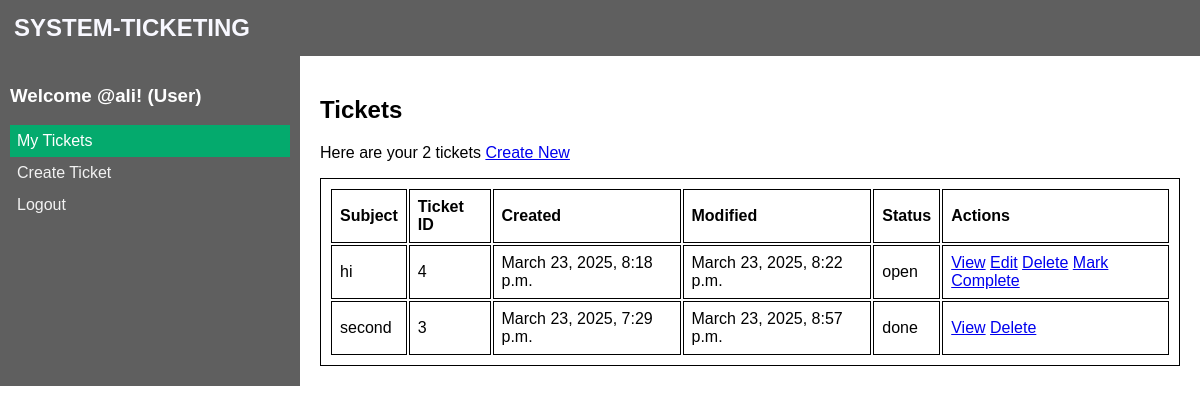
Screenshot of / (signed in) with the database file from the repository.
### tickets/models.py (models this page shows, shortened)
class Ticket(models.Model):
    STATUS = ('open', 'Open'), ('complete', 'Complete'), ('done', 'Done'), ('abandoned', 'Abandoned')
    ticketId    = models.AutoField(primary_key=True)
    subject     = models.CharField(max_length=200)
    description = models.TextField(null=True, blank=True)
    file        = models.FileField(upload_to='uploads/', null=True, blank=True)
    status      = models.CharField(max_length=50, default='Open', choices=STATUS)
    createdAt   = models.DateTimeField(auto_now_add=True)
    updatedAt   = models.DateTimeField(auto_now=True)
    user        = models.ForeignKey('auth.User', null=False, on_delete=models.CASCADE)
    comment     = models.TextField(null=True, blank=True)
    class Meta:
        ordering = ['-createdAt', '-updatedAt']

### tickets/views.py (the view)
# urls.py: 2. Add a URL to urlpatterns:  path('', views.home, name='home')
def home(request):
    user = request.user
    if user.is_authenticated:
        if user.is_superuser:
            tickets = Ticket.objects.all()
            tickets_count = tickets.count()
        else:
            tickets = user.ticket_set.all()
            tickets_count = tickets.count()
    else:
        tickets = ()
        tickets_count = 0
    context = {'user': user,
               'tickets': tickets,
               'tickets_count': tickets_count
               }
    return render(request, 'tickets/home.html', context)

### tickets/templates/tickets/home.html
{% extends 'main.html' %}
{% block content %}
<div class="home-container">
    <div class="sidebar">
        {% if user.is_authenticated %}
            <h3>Welcome @{{ user.username }}!
            {% if user.is_superuser %}
                (Administrator)
            {% else %}
                (User)
            {% endif %}
            </h3>
        {% endif %}
        <a href="/tickets" class="active">My Tickets</a>
        <a href="/craete_tickets">Create Ticket</a>
        {% if user.is_authenticated %}
        <a href="/logout" >Logout</a>
        {% endif %}
    </div>
    {% if user.is_authenticated %}
    <div class="content">
        <h2>Tickets</h2>
        <p>
            Here are your {{ tickets_count }} tickets
            <a href="/craete_tickets">Create New</a>
        </p>
        {% if user.is_superuser %}:
        <table>
            <tr>
                <th>User</th>
                <th>Subject</th>
                <th>Ticket ID</th>
                <th>Created</th>
                <th>Modified</th>
                <th>Status</th>
                <th>Actions</th>
            </tr>
            {% for ticket in tickets %}
                <tr>
                    <td>{{ ticket.user }}</td>
                    <td>{{ ticket.subject }}</td>
                    <td>{{ ticket.ticketId }}</td>
                    <td>{{ ticket.createdAt }}</td>
                    <td>{{ ticket.updatedAt }}</td>
                    <td>{{ ticket.status }}</td>
                    <td>
                        {% if ticket.status == 'open' %}
                            <a href="{% url 'view_ticket' ticket.ticketId %}">View</a>
                            <a href="{% url 'edit_ticket' ticket.ticketId %}">Edit</a>
                            <a href="{% url 'delete_ticket' ticket.ticketId %}">Delete</a>
                            <a href="{% url 'complete_ticket' ticket.ticketId %}">Mark Complete</a>
                        {% elif ticket.status == 'complete' %}
                            <a href="{% url 'view_ticket' ticket.ticketId %}">View</a>
                            <a href="{% url 'delete_ticket' ticket.ticketId %}">Delete</a>
                            <a href="{% url 'close_ticket' ticket.ticketId %}">Mark Done</a>
                        {% else %}
                            <a href="{% url 'view_ticket' ticket.ticketId %}">View</a>
                            <a href="{% url 'delete_ticket' ticket.ticketId %}">Delete</a>
                        {% endif %}
                    </td>
                </tr>
            {% endfor %}
        </table>
        {% else %}
            <table>
                <tr>
                    <th>Subject</th>
                    <th>Ticket ID</th>
                    <th>Created</th>
                    <th>Modified</th>
                    <th>Status</th>
                    <th>Actions</th>
                </tr>
                {% for ticket in tickets %}
                    <tr>
                        <td>{{ ticket.subject }}</td>
                        <td>{{ ticket.ticketId }}</td>
                        <td>{{ ticket.createdAt }}</td>
                        <td>{{ ticket.updatedAt }}</td>
                        <td>{{ ticket.status }}</td>
                        <td>
                            {% if ticket.status == 'open' %}
                                <a href="{% url 'view_ticket' ticket.ticketId %}">View</a>
                                <a href="{% url 'edit_ticket' ticket.ticketId %}">Edit</a>
                                <a href="{% url 'delete_ticket' ticket.ticketId %}">Delete</a>
                                <a href="{% url 'complete_ticket' ticket.ticketId %}">Mark Complete</a>
                            {% else %}
                                <a href="{% url 'view_ticket' ticket.ticketId %}">View</a>
                                <a href="{% url 'delete_ticket' ticket.ticketId %}">Delete</a>
                            {% endif %}
                        </td>
                    </tr>
                {% endfor %}
            </table>
        {% endif %}
    </div>
    {% else %}
        <h2>Please login to view your tickets</h2>
    {% endif %}
</div>
{% endblock %}

### templates/main.html (style rules this page uses)
body { font-family: Arial, sans-serif; margin: 0; padding: 0; }
table, th, td { border:1px solid black; text-align: left; table-layout: auto; padding: 8px; }
.home-container { display: grid; grid-template-columns: 1fr 3fr; }
.sidebar { background-color: rgb(95, 95, 95); color: white; padding: 10px; }
.sidebar a { display: block; color: #f2f2f2; text-align: left; padding: 7px 7px; text-decoration: none; }
.sidebar a.active { background-color: #04AA6D; color: white; }
.content { padding: 20px; }

### rows the page displays
Ticket: subject "hi", ticketId "4", createdAt "March 23, 2025, 8:18 p.m.", updatedAt "March 23, 2025, 8:22 p.m.", status "open", shows "View"
Ticket: subject "second", ticketId "3", createdAt "March 23, 2025, 7:29 p.m.", updatedAt "March 23, 2025, 8:57 p.m.", status "done", shows "View"

### other values shown
{{ user.username }} "ali"
{{ tickets_count }} "2"
